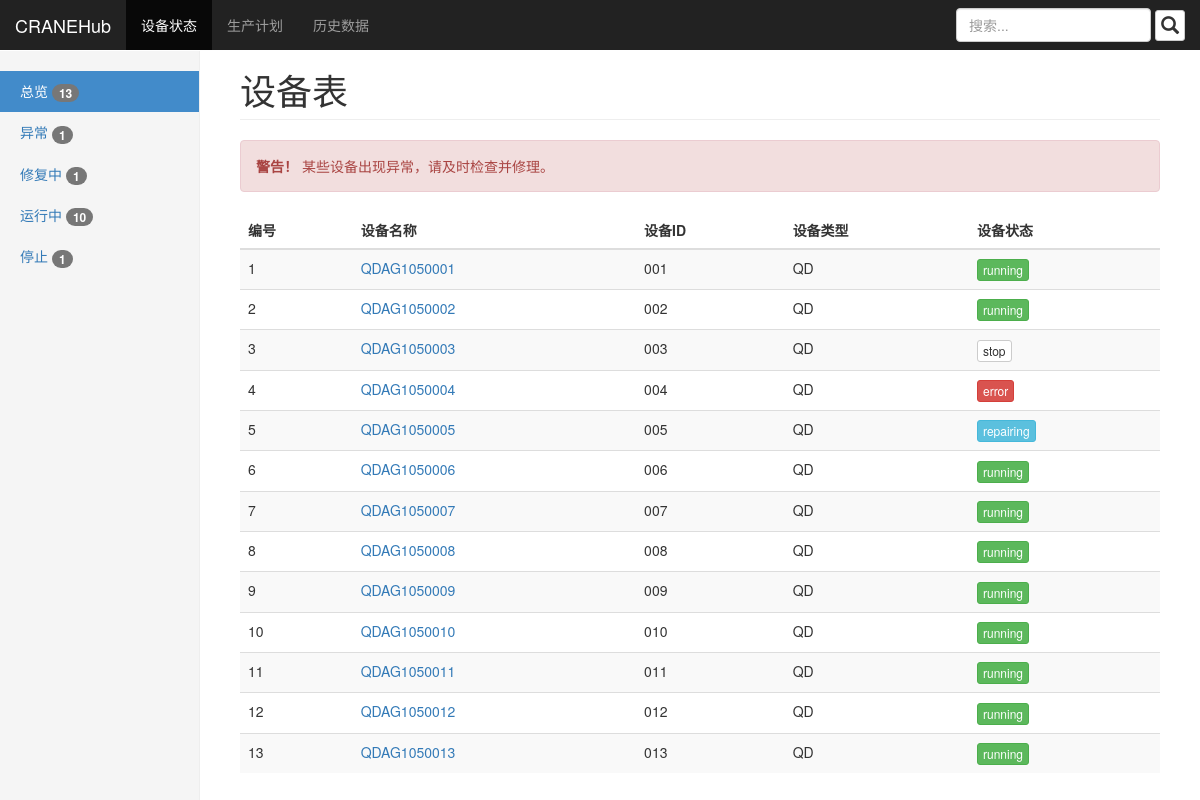
/devman/, run on the app's committed database.
### devman/models.py (models this page shows, shortened)
class Device(models.Model):
    device_name = models.CharField(max_length=50)
    device_id = models.CharField(max_length=50)
    device_type = models.CharField(max_length=50)
    device_status = models.CharField(max_length=50)
    device_date = models.DateTimeField('device created')
    device_hist_data = []

### devman/views.py (the view)
# urls.py: path('', views.overview, name='overview'),
def overview(request):
    device_list = Device.objects.order_by('-device_name')[::-1]
    device_num = len(device_list)
    device_running_num = len(Device.objects.filter(device_status='running'))
    device_stop_num = len(Device.objects.filter(device_status='stop'))
    device_repairing_num = len(Device.objects.filter(device_status='repairing'))
    device_error_num = len(Device.objects.filter(device_status='error'))
    side_bar = "overview"
    context = {'device_list': device_list,
               'device_num': device_num,
               'device_running_num': device_running_num,
               'device_stop_num': device_stop_num,
               'device_repairing_num': device_repairing_num,
               'device_error_num': device_error_num,
               'side_bar': side_bar}
    return render(request, 'devman/overview.html', context)

### devman/templates/devman/overview.html (shortened to what this page needs)
<!DOCTYPE html>
<html lang="zh-CN">
  <head>
    <link href="/static/css/bootstrap.min.css" rel="stylesheet">
    <link href="/static/dashboard.css" rel="stylesheet">
  </head>
  <body>
    <nav class="navbar navbar-inverse navbar-fixed-top">
      <div class="container-fluid">
        <div class="navbar-header">
          <a class="navbar-brand" href="{% url 'devman:overview' %}">CRANEHub</a>
        </div>
        <div id="navbar" class="navbar-collapse collapse">
          <ul class="nav navbar-nav">
            <li class="active"><a href="{% url 'devman:overview' %}">设备状态</a></li>
            <li><a href="{% url 'devman:plan' %}">生产计划</a></li>
            <li><a href="{% url 'devman:hist' %}">历史数据</a></li>
          </ul>
          <form class="navbar-form navbar-right">
            <input type="text" class="form-control" placeholder="搜索...">
            <button type="button" class="btn btn-default btn-xs" style="font-size: 18px">
              <span class=" glyphicon glyphicon-search"></span>
            </button>
          </form>
        </div>
      </div>
    </nav>
    <div class="container-fluid">
      <div class="row">
        <div class="col-sm-3 col-md-2 sidebar">
          <ul class="nav nav-sidebar">
            <li id="overview"><a href="{% url 'devman:overview' %}">总览 <span class="badge">{{ device_num }}</span></a></li>
            <li id="error"><a href="{% url 'devman:deverr' %}">异常 <span class="badge">{{ device_error_num }}</span></a></li>
            <li id="repairing"><a href="{% url 'devman:devrep' %}">修复中 <span class="badge">{{ device_repairing_num }}</span></a></li>
            <li id="running"><a href="{% url 'devman:devrun' %}">运行中 <span class="badge">{{ device_running_num }}</span></a></li>
            <li id="stop"><a href="{% url 'devman:devstp' %}">停止 <span class="badge">{{ device_stop_num }}</span></a></li>
          </ul>
        </div>
        <div class="col-sm-9 col-sm-offset-3 col-md-10 col-md-offset-2 main">
          <h1 class="page-header">设备表</h1>
          {% if not device_error_num == 0 %}
            <div class="alert alert-danger" role="alert">
              <strong>警告！</strong> 某些设备出现异常，请及时检查并修理。
            </div>
          {% endif %}
          <div class="table-responsive">
            <table class="table table-striped">
              <thead>
                <tr>
                  <th>编号</th>
                  <th>设备名称</th>
                  <th>设备ID</th>
                  <th>设备类型</th>
                  <th>设备状态</th>
                </tr>
              </thead>
              <tbody>
                {% for device in device_list %}
                  <tr>
                    <td>{{ device.id}}</td>
                    <td><a href="{% url 'devman:detail' device.id %}">{{ device.device_name }}</a></td>
                    <td>{{ device.device_id }}</td>
                    <td>{{ device.device_type }}</td>
                  </tr>
                {% endfor %}
              </tbody>
            </table>
          </div>
        </div>
      </div>
    </div>
  </body>
</html>

### static/dashboard.css (style rules this page uses)
body { padding-top: 50px; }
.navbar-fixed-top { border: 0; }
.sidebar { display: none; }
@media (min-width: 768px) { .sidebar { position: fixed; top: 51px; bottom: 0; left: 0; z-index: 1000; display: block; padding: 20px; overflow-x: hidden; overflow-y: auto; background-color: #f5f5f5; border-right: 1px solid #eee; } }
.nav-sidebar { margin-right: -21px; margin-bottom: 20px; margin-left: -20px; }
.nav-sidebar > li > a { padding-right: 20px; padding-left: 20px; }
.nav-sidebar > .active > a, .nav-sidebar > .active > a:hover, .nav-sidebar > .active > a:focus { color: #fff; background-color: #428bca; }
.main { padding: 20px; }
@media (min-width: 768px) { .main { padding-right: 40px; padding-left: 40px; } }
.main .page-header { margin-top: 0; }

### data on the page
Device: id "1", device_name "QDAG1050001", device_id "001", device_type "QD"
Device: id "2", device_name "QDAG1050002", device_id "002", device_type "QD"
Device: id "3", device_name "QDAG1050003", device_id "003", device_type "QD"
Device: id "4", device_name "QDAG1050004", device_id "004", device_type "QD"
Device: id "5", device_name "QDAG1050005", device_id "005", device_type "QD"
Device: id "6", device_name "QDAG1050006", device_id "006", device_type "QD"
Device: id "7", device_name "QDAG1050007", device_id "007", device_type "QD"
Device: id "8", device_name "QDAG1050008", device_id "008", device_type "QD"
Device: id "9", device_name "QDAG1050009", device_id "009", device_type "QD"
Device: id "10", device_name "QDAG1050010", device_id "010", device_type "QD"
Device: id "11", device_name "QDAG1050011", device_id "011", device_type "QD"
Device: id "12", device_name "QDAG1050012", device_id "012", device_type "QD"
Device: id "13", device_name "QDAG1050013", device_id "013", device_type "QD"

### other printed values
{{ device_num }} "13"
{{ device_error_num }} "1"
{{ device_repairing_num }} "1"
{{ device_running_num }} "10"
{{ device_stop_num }} "1"
